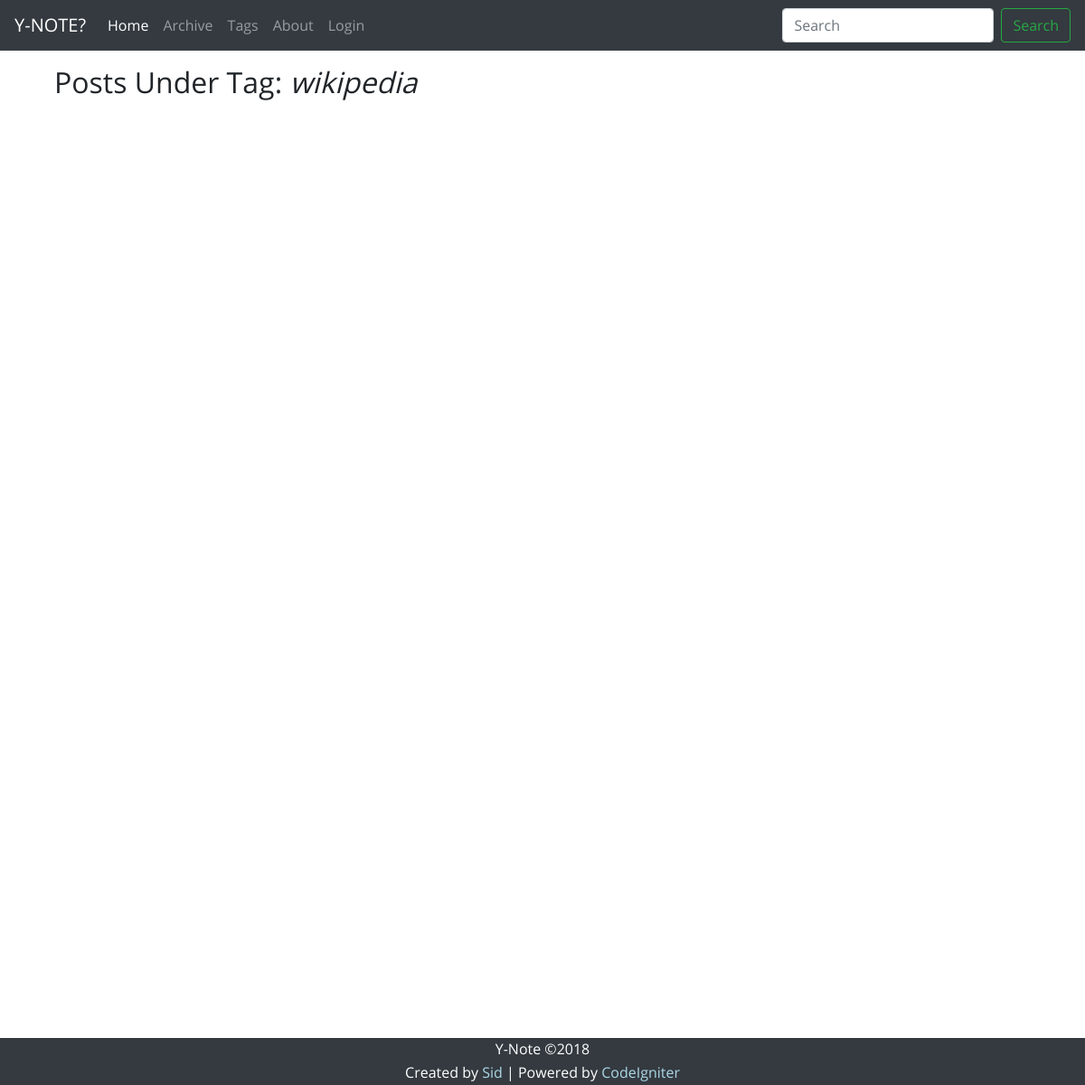
The app's page /index.php/tags/by_tag/wikipedia, older data.
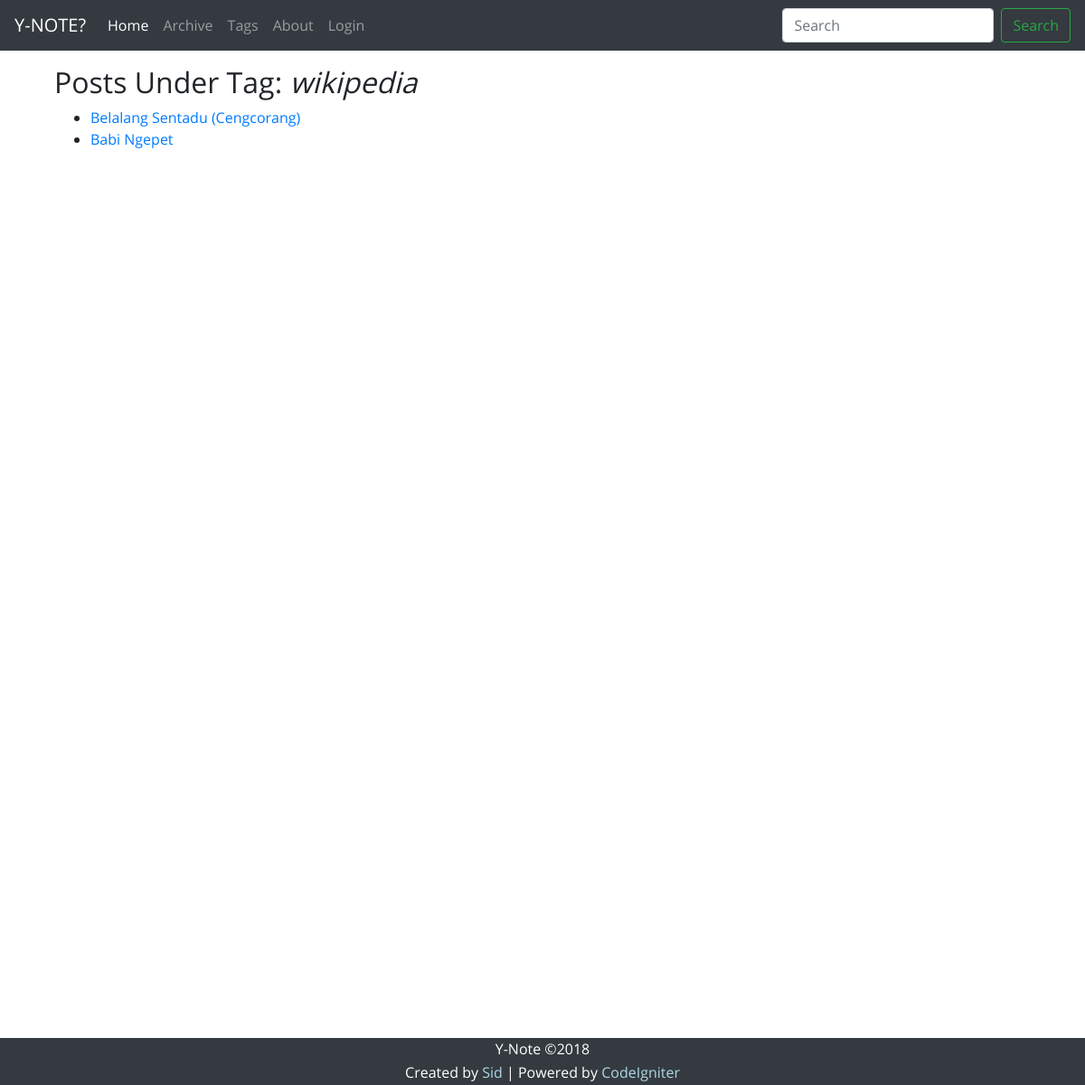
The same page, newer data.
### tables this page shows
CREATE TABLE `tags` (
  `id_post` int(11) NOT NULL,
  `tag` varchar(50) NOT NULL,
  KEY `tags_ibfk_1` (`id_post`),
  CONSTRAINT `tags_ibfk_1` FOREIGN KEY (`id_post`) REFERENCES `posts` (`id_post`) ON DELETE CASCADE
);

CREATE TABLE `posts` (
  `id_post` int(11) NOT NULL AUTO_INCREMENT,
  `date_post` datetime DEFAULT NULL,
  `date_modified` datetime DEFAULT NULL,
  `title_post` varchar(255) DEFAULT NULL,
  `content` text,
  `author` varchar(50) DEFAULT NULL,
  PRIMARY KEY (`id_post`)
);

### application/controllers/Tags.php (called while the page is built, shortened)
<?php defined('BASEPATH') OR exit('No direct script access allowed');
class Tags extends CI_Controller {
    public function by_tag($tag) {
        $posts = $this->Post_model;
        $posts_list = $posts->posts_by_tag($tag);
        $this->load->view('header_view', array('page_title' => 'Tags - Y-Note'));
        $this->load->view('navbar_view');
        $this->load->view('by_tag_view', array('tag' => $tag, 'posts_list' => $posts_list));
        $this->load->view('tail_view');
    }
}

### index.php (called while the page is built, shortened)
<?php
require_once BASEPATH.'core/CodeIgniter.php';

### application/models/Post_model.php (called while the page is built, shortened)
<?php
class Post_model extends CI_Model {
    public function posts_by_tag($tag) {
        $this->db->select('tags.id_post AS id_post, posts.title_post AS title_post')
                 ->from('tags')
                 ->join('posts', 'posts.id_post = tags.id_post')
                 ->where('tags.tag', $tag);
        $query = $this->db->get();
        return $query->result_array();
    }
}

### application/views/by_tag_view.php (the view, shortened to what this page needs)
<div class='container'>
    <h2>Posts Under Tag: <em><?php echo $tag; ?></em></h2>
    <ul>
    <?php
    foreach ($posts_list as $post) {
        echo "<li><a href='". site_url("read_post/{$post['id_post']}") ."'>".$post['title_post']."</a></li>";
    }
    ?>
    </ul>
</div>

Row changes from the older to the newer data that the page shows:
added tags: id_post.title_post "Belalang Sentadu (Cengcorang)"
added tags: id_post.title_post "Babi Ngepet"
